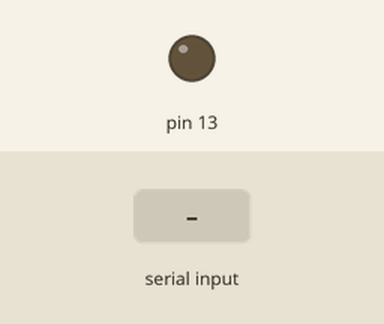
A sketch run on a simulated Arduino Uno, built with avr-gcc and run on an emulated ATmega328P. Parts: output pins drawn as LEDs (lit = HIGH). Inputs (shaded band) come from the test bench. What the sketch prints to the serial monitor is not drawn.

Above: at 1.2 s.
1.3 s: "1" received over Serial
At 3.4 s:
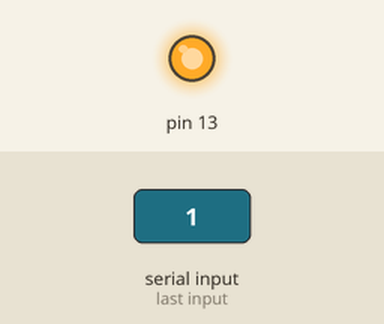
3.8 s: "OFF" received over Serial
At 5.4 s:
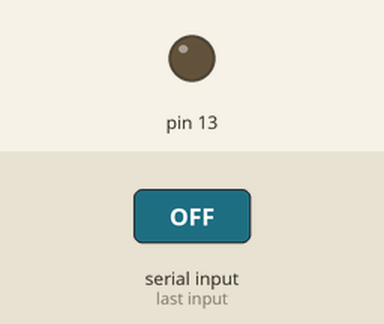
6.3 s: "0" received over Serial
At 8.4 s:
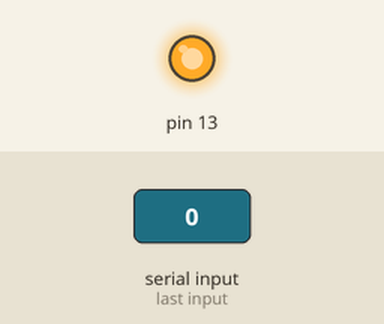
Timing chart, 0 to 9.9 s (numbered marks = the images above; inputs shaded):
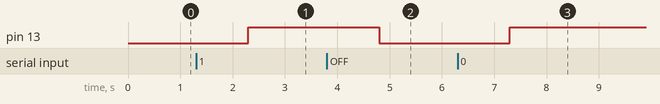

Measured:
- after the input at 1.3 s, pin 13: LOW → HIGH after 1.0 s
- after the input at 3.8 s, pin 13: HIGH → LOW after 1.0 s
- after the input at 6.3 s, pin 13: LOW → HIGH after 1.0 s

The sketch:

arduino.ino
```cpp
String data;


void setup() {

  Serial.begin(9600);
  pinMode(13,OUTPUT);
}

void loop() {

  if(Serial.available()){
    data=Serial.readString();

    if(data =="OFF"){
      digitalWrite(13, LOW);
      Serial.write("Hi there, it is OFF");
    }else{
       digitalWrite(13, HIGH);
        Serial.write("Hi there, it is ON");
    }
  }


}
```
